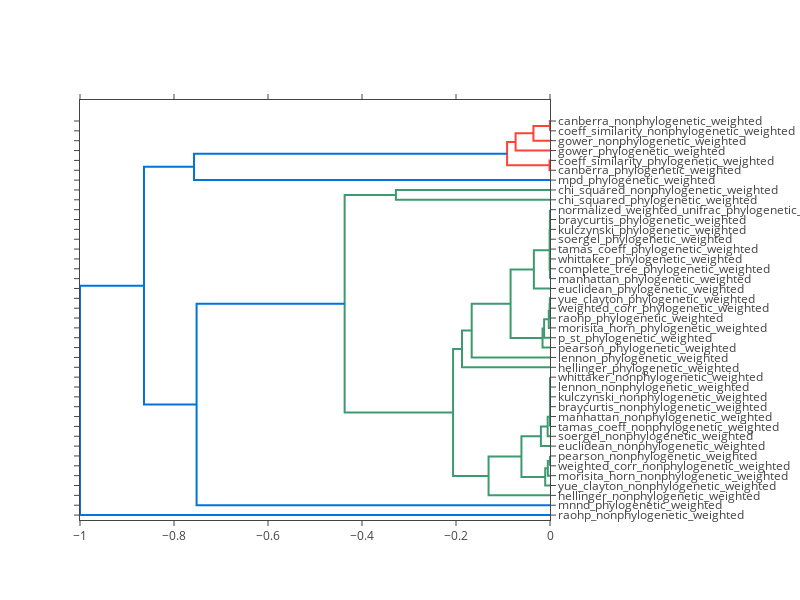

Here is the notebook cell this chart was saved with:
### Code cell
plot_dm_dendrogram(filters=["unweighted"],height=600)

### Figure 1 — Plotly figure (JSON) as saved in the notebook; plotly's stock layout.template omitted (floating-point values rounded to 4 significant figures)
{"data": [{"hoverinfo": "text", "marker": {"color": "rgb(61,153,112)"}, "mode": "lines", "text": null, "type": "scatter", "x": [0, 0, 0, 0], "xaxis": "x", "y": [55, 55, 65, 65], "yaxis": "y"}, {"hoverinfo": "text", "marker": {"color": "rgb(61,153,112)"}, "mode": "lines", "text": null, "type": "scatter", "x": [0, -0.004646, -0.004646, 0], "xaxis": "x", "y": [45, 45, 60, 60], "yaxis": "y"}, {"hoverinfo": "text", "marker": {"color": "rgb(61,153,112)"}, "mode": "lines", "text": null, "type": "scatter", "x": [0, -0.01019, -0.01019, -0.004646], "xaxis": "x", "y": [35, 35, 52.5, 52.5], "yaxis": "y"}, {"hoverinfo": "text", "marker": {"color": "rgb(61,153,112)"}, "mode": "lines", "text": null, "type": "scatter", "x": [0, 0, 0, 0], "xaxis": "x", "y": [135, 135, 145, 145], "yaxis": "y"}, {"hoverinfo": "text", "marker": {"color": "rgb(61,153,112)"}, "mode": "lines", "text": null, "type": "scatter", "x": [0, 0, 0, 0], "xaxis": "x", "y": [125, 125, 140, 140], "yaxis": "y"}, {"hoverinfo": "text", "marker": {"color": "rgb(61,153,112)"}, "mode": "lines", "text": null, "type": "scatter", "x": [0, 0, 0, 0], "xaxis": "x", "y": [115, 115, 132.5, 132.5], "yaxis": "y"}, {"hoverinfo": "text", "marker": {"color": "rgb(61,153,112)"}, "mode": "lines", "text": null, "type": "scatter", "x": [0, -5.186e-12, -5.186e-12, 0], "xaxis": "x", "y": [105, 105, 123.8, 123.8], "yaxis": "y"}, {"hoverinfo": "text", "marker": {"color": "rgb(61,153,112)"}, "mode": "lines", "text": null, "type": "scatter", "x": [0, -9.624e-12, -9.624e-12, -5.186e-12], "xaxis": "x", "y": [95, 95, 114.4, 114.4], "yaxis": "y"}, {"hoverinfo": "text", "marker": {"color": "rgb(61,153,112)"}, "mode": "lines", "text": null, "type": "scatter", "x": [0, -0.004983, -0.004983, -9.624e-12], "xaxis": "x", "y": [85, 85, 104.7, 104.7], "yaxis": "y"}, {"hoverinfo": "text", "marker": {"color": "rgb(61,153,112)"}, "mode": "lines", "text": null, "type": "scatter", "x": [0, -0.01938, -0.01938, -0.004983], "xaxis": "x", "y": [75, 75, 94.84, 94.84], "yaxis": "y"}, {"hoverinfo": "text", "marker": {"color": "rgb(61,153,112)"}, "mode": "lines", "text": null, "type": "scatter", "x": [-0.01019, -0.06076, -0.06076, -0.01938], "xaxis": "x", "y": [43.75, 43.75, 84.92, 84.92], "yaxis": "y"}, {"hoverinfo": "text", "marker": {"color": "rgb(61,153,112)"}, "mode": "lines", "text": null, "type": "scatter", "x": [0, -0.1307, -0.1307, -0.06076], "xaxis": "x", "y": [25, 25, 64.34, 64.34], "yaxis": "y"}, {"hoverinfo": "text", "marker": {"color": "rgb(61,153,112)"}, "mode": "lines", "text": null, "type": "scatter", "x": [0, -0.0003407, -0.0003407, 0], "xaxis": "x", "y": [215, 215, 225, 225], "yaxis": "y"}, {"hoverinfo": "text", "marker": {"color": "rgb(61,153,112)"}, "mode": "lines", "text": null, "type": "scatter", "x": [0, -0.0006192, -0.0006192, -0.0003407], "xaxis": "x", "y": [205, 205, 220, 220], "yaxis": "y"}, {"hoverinfo": "text", "marker": {"color": "rgb(61,153,112)"}, "mode": "lines", "text": null, "type": "scatter", "x": [0, -0.002556, -0.002556, -0.0006192], "xaxis": "x", "y": [195, 195, 212.5, 212.5], "yaxis": "y"}, {"hoverinfo": "text", "marker": {"color": "rgb(61,153,112)"}, "mode": "lines", "text": null, "type": "scatter", "x": [0, -0.01252, -0.01252, -0.002556], "xaxis": "x", "y": [185, 185, 203.8, 203.8], "yaxis": "y"}, {"hoverinfo": "text", "marker": {"color": "rgb(61,153,112)"}, "mode": "lines", "text": null, "type": "scatter", "x": [0, -0.01587, -0.01587, -0.01252], "xaxis": "x", "y": [175, 175, 194.4, 194.4], "yaxis": "y"}, {"hoverinfo": "text", "marker": {"color": "rgb(61,153,112)"}, "mode": "lines", "text": null, "type": "scatter", "x": [0, -3.781e-12, -3.781e-12, 0], "xaxis": "x", "y": [265, 265, 275, 275], "yaxis": "y"}, {"hoverinfo": "text", "marker": {"color": "rgb(61,153,112)"}, "mode": "lines", "text": null, "type": "scatter", "x": [0, -1.097e-11, -1.097e-11, -3.781e-12], "xaxis": "x", "y": [255, 255, 270, 270], "yaxis": "y"}, {"hoverinfo": "text", "marker": {"color": "rgb(61,153,112)"}, "mode": "lines", "text": null, "type": "scatter", "x": [0, -1.444e-11, -1.444e-11, -1.097e-11], "xaxis": "x", "y": [245, 245, 262.5, 262.5], "yaxis": "y"}, {"hoverinfo": "text", "marker": {"color": "rgb(61,153,112)"}, "mode": "lines", "text": null, "type": "scatter", "x": [0, 0, 0, 0], "xaxis": "x", "y": [305, 305, 315, 315], "yaxis": "y"}, {"hoverinfo": "text", "marker": {"color": "rgb(61,153,112)"}, "mode": "lines", "text": null, "type": "scatter", "x": [0, -0.0001069, -0.0001069, 0], "xaxis": "x", "y": [295, 295, 310, 310], "yaxis": "y"}, {"hoverinfo": "text", "marker": {"color": "rgb(61,153,112)"}, "mode": "lines", "text": null, "type": "scatter", "x": [0, -0.0002913, -0.0002913, -0.0001069], "xaxis": "x", "y": [285, 285, 302.5, 302.5], "yaxis": "y"}, {"hoverinfo": "text", "marker": {"color": "rgb(61,153,112)"}, "mode": "lines", "text": null, "type": "scatter", "x": [-1.444e-11, -0.0007839, -0.0007839, -0.0002913], "xaxis": "x", "y": [253.8, 253.8, 293.8, 293.8], "yaxis": "y"}, {"hoverinfo": "text", "marker": {"color": "rgb(61,153,112)"}, "mode": "lines", "text": null, "type": "scatter", "x": [0, -0.03432, -0.03432, -0.0007839], "xaxis": "x", "y": [235, 235, 273.8, 273.8], "yaxis": "y"}, {"hoverinfo": "text", "marker": {"color": "rgb(61,153,112)"}, "mode": "lines", "text": null, "type": "scatter", "x": [-0.01587, -0.08387, -0.08387, -0.03432], "xaxis": "x", "y": [184.7, 184.7, 254.4, 254.4], "yaxis": "y"}, {"hoverinfo": "text", "marker": {"color": "rgb(61,153,112)"}, "mode": "lines", "text": null, "type": "scatter", "x": [0, -0.1666, -0.1666, -0.08387], "xaxis": "x", "y": [165, 165, 219.5, 219.5], "yaxis": "y"}, {"hoverinfo": "text", "marker": {"color": "rgb(61,153,112)"}, "mode": "lines", "text": null, "type": "scatter", "x": [0, -0.1872, -0.1872, -0.1666], "xaxis": "x", "y": [155, 155, 192.3, 192.3], "yaxis": "y"}, {"hoverinfo": "text", "marker": {"color": "rgb(61,153,112)"}, "mode": "lines", "text": null, "type": "scatter", "x": [-0.1307, -0.2062, -0.2062, -0.1872], "xaxis": "x", "y": [44.67, 44.67, 173.6, 173.6], "yaxis": "y"}, {"hoverinfo": "text", "marker": {"color": "rgb(61,153,112)"}, "mode": "lines", "text": null, "type": "scatter", "x": [0, -0.3279, -0.3279, 0], "xaxis": "x", "y": [325, 325, 335, 335], "yaxis": "y"}, {"hoverinfo": "text", "marker": {"color": "rgb(61,153,112)"}, "mode": "lines", "text": null, "type": "scatter", "x": [-0.2062, -0.4369, -0.4369, -0.3279], "xaxis": "x", "y": [109.2, 109.2, 330, 330], "yaxis": "y"}, {"hoverinfo": "text", "marker": {"color": "rgb(0,116,217)"}, "mode": "lines", "text": null, "type": "scatter", "x": [0, -0.7519, -0.7519, -0.4369], "xaxis": "x", "y": [15, 15, 219.6, 219.6], "yaxis": "y"}, {"hoverinfo": "text", "marker": {"color": "rgb(255,65,54)"}, "mode": "lines", "text": null, "type": "scatter", "x": [0, -0.001023, -0.001023, 0], "xaxis": "x", "y": [355, 355, 365, 365], "yaxis": "y"}, {"hoverinfo": "text", "marker": {"color": "rgb(255,65,54)"}, "mode": "lines", "text": null, "type": "scatter", "x": [0, -0.0001101, -0.0001101, 0], "xaxis": "x", "y": [395, 395, 405, 405], "yaxis": "y"}, {"hoverinfo": "text", "marker": {"color": "rgb(255,65,54)"}, "mode": "lines", "text": null, "type": "scatter", "x": [0, -0.03523, -0.03523, -0.0001101], "xaxis": "x", "y": [385, 385, 400, 400], "yaxis": "y"}, {"hoverinfo": "text", "marker": {"color": "rgb(255,65,54)"}, "mode": "lines", "text": null, "type": "scatter", "x": [0, -0.0732, -0.0732, -0.03523], "xaxis": "x", "y": [375, 375, 392.5, 392.5], "yaxis": "y"}, {"hoverinfo": "text", "marker": {"color": "rgb(255,65,54)"}, "mode": "lines", "text": null, "type": "scatter", "x": [-0.001023, -0.09128, -0.09128, -0.0732], "xaxis": "x", "y": [360, 360, 383.8, 383.8], "yaxis": "y"}, {"hoverinfo": "text", "marker": {"color": "rgb(0,116,217)"}, "mode": "lines", "text": null, "type": "scatter", "x": [0, -0.7574, -0.7574, -0.09128], "xaxis": "x", "y": [345, 345, 371.9, 371.9], "yaxis": "y"}, {"hoverinfo": "text", "marker": {"color": "rgb(0,116,217)"}, "mode": "lines", "text": null, "type": "scatter", "x": [-0.7519, -0.8639, -0.8639, -0.7574], "xaxis": "x", "y": [117.3, 117.3, 358.4, 358.4], "yaxis": "y"}, {"hoverinfo": "text", "marker": {"color": "rgb(0,116,217)"}, "mode": "lines", "text": null, "type": "scatter", "x": [0, -1, -1, -0.8639], "xaxis": "x", "y": [5, 5, 237.9, 237.9], "yaxis": "y"}], "layout": {"autosize": false, "height": 600, "hovermode": "closest", "margin": {"r": 250}, "showlegend": false, "width": 800, "xaxis": {"mirror": "allticks", "rangemode": "tozero", "showgrid": false, "showline": true, "showticklabels": true, "ticks": "outside", "type": "linear", "zeroline": false}, "yaxis": {"mirror": "allticks", "rangemode": "tozero", "showgrid": false, "showline": true, "showticklabels": true, "side": "right", "tickmode": "array", "ticks": "outside", "ticktext": ["raohp_nonphylogenetic_weighted", "mnnd_phylogenetic_weighted", "hellinger_nonphylogenetic_weighted", "yue_clayton_nonphylogenetic_weighted", "morisita_horn_nonphylogenetic_weighted", "weighted_corr_nonphylogenetic_weighted", "pearson_nonphylogenetic_weighted", "euclidean_nonphylogenetic_weighted", "soergel_nonphylogenetic_weighted", "tamas_coeff_nonphylogenetic_weighted", "manhattan_nonphylogenetic_weighted", "braycurtis_nonphylogenetic_weighted", "kulczynski_nonphylogenetic_weighted", "lennon_nonphylogenetic_weighted", "whittaker_nonphylogenetic_weighted", "hellinger_phylogenetic_weighted", "lennon_phylogenetic_weighted", "pearson_phylogenetic_weighted", "p_st_phylogenetic_weighted", "morisita_horn_phylogenetic_weighted", "raohp_phylogenetic_weighted", "weighted_corr_phylogenetic_weighted", "yue_clayton_phylogenetic_weighted", "euclidean_phylogenetic_weighted", "manhattan_phylogenetic_weighted", "complete_tree_phylogenetic_weighted", "whittaker_phylogenetic_weighted", "tamas_coeff_phylogenetic_weighted", "soergel_phylogenetic_weighted", "kulczynski_phylogenetic_weighted", "braycurtis_phylogenetic_weighted", "normalized_weighted_unifrac_phylogenetic_weighted", "chi_squared_phylogenetic_weighted", "chi_squared_nonphylogenetic_weighted", "mpd_phylogenetic_weighted", "canberra_phylogenetic_weighted", "coeff_similarity_phylogenetic_weighted", "gower_phylogenetic_weighted", "gower_nonphylogenetic_weighted", "coeff_similarity_nonphylogenetic_weighted", "canberra_nonphylogenetic_weighted"], "tickvals": [5, 15, 25, 35, 45, 55, 65, 75, 85, 95, 105, 115, 125, 135, 145, 155, 165, 175, 185, 195, 205, 215, 225, 235, 245, 255, 265, 275, 285, 295, 305, 315, 325, 335, 345, 355, 365, 375, 385, 395, 405], "type": "linear", "zeroline": false}}}
